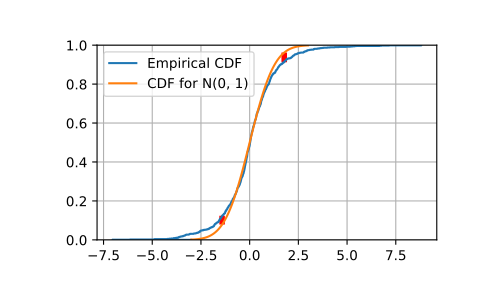

This chart was generated by the following Python code:
# Show the probability of a gap at least as big as 0, 0.5 and 1.0.

from scipy.special import kolmogorov
from scipy.stats import kstwobign
kolmogorov([0, 0.5, 1.0])
# array([ 1.        ,  0.96394524,  0.26999967])

# Compare a sample of size 1000 drawn from a Laplace(0, 1) distribution against
# the target distribution, a Normal(0, 1) distribution.

from scipy.stats import norm, laplace
rng = np.random.default_rng()
n = 1000
lap01 = laplace(0, 1)
x = np.sort(lap01.rvs(n, random_state=rng))
np.mean(x), np.std(x)
# (-0.05841730131499543, 1.3968109101997568)

# Construct the Empirical CDF and the K-S statistic Dn.

target = norm(0,1)  # Normal mean 0, stddev 1
cdfs = target.cdf(x)
ecdfs = np.arange(n+1, dtype=float)/n
gaps = np.column_stack([cdfs - ecdfs[:n], ecdfs[1:] - cdfs])
Dn = np.max(gaps)
Kn = np.sqrt(n) * Dn
print('Dn=%f, sqrt(n)*Dn=%f' % (Dn, Kn))
# Dn=0.043363, sqrt(n)*Dn=1.371265
print(chr(10).join(['For a sample of size n drawn from a N(0, 1) distribution:',
  ' the approximate Kolmogorov probability that sqrt(n)*Dn>=%f is %f' %  (Kn, kolmogorov(Kn)),
  ' the approximate Kolmogorov probability that sqrt(n)*Dn<=%f is %f' %  (Kn, kstwobign.cdf(Kn))]))
# For a sample of size n drawn from a N(0, 1) distribution:
# the approximate Kolmogorov probability that sqrt(n)*Dn>=1.371265 is 0.046533
# the approximate Kolmogorov probability that sqrt(n)*Dn<=1.371265 is 0.953467

# Plot the Empirical CDF against the target N(0, 1) CDF.

import matplotlib.pyplot as plt
plt.step(np.concatenate([[-3], x]), ecdfs, where='post', label='Empirical CDF')
x3 = np.linspace(-3, 3, 100)
plt.plot(x3, target.cdf(x3), label='CDF for N(0, 1)')
plt.ylim([0, 1]); plt.grid(True); plt.legend();
# Add vertical lines marking Dn+ and Dn-
iminus, iplus = np.argmax(gaps, axis=0)
plt.vlines([x[iminus]], ecdfs[iminus], cdfs[iminus], color='r', linestyle='dashed', lw=4)
plt.vlines([x[iplus]], cdfs[iplus], ecdfs[iplus+1], color='r', linestyle='dashed', lw=4)
plt.show()
